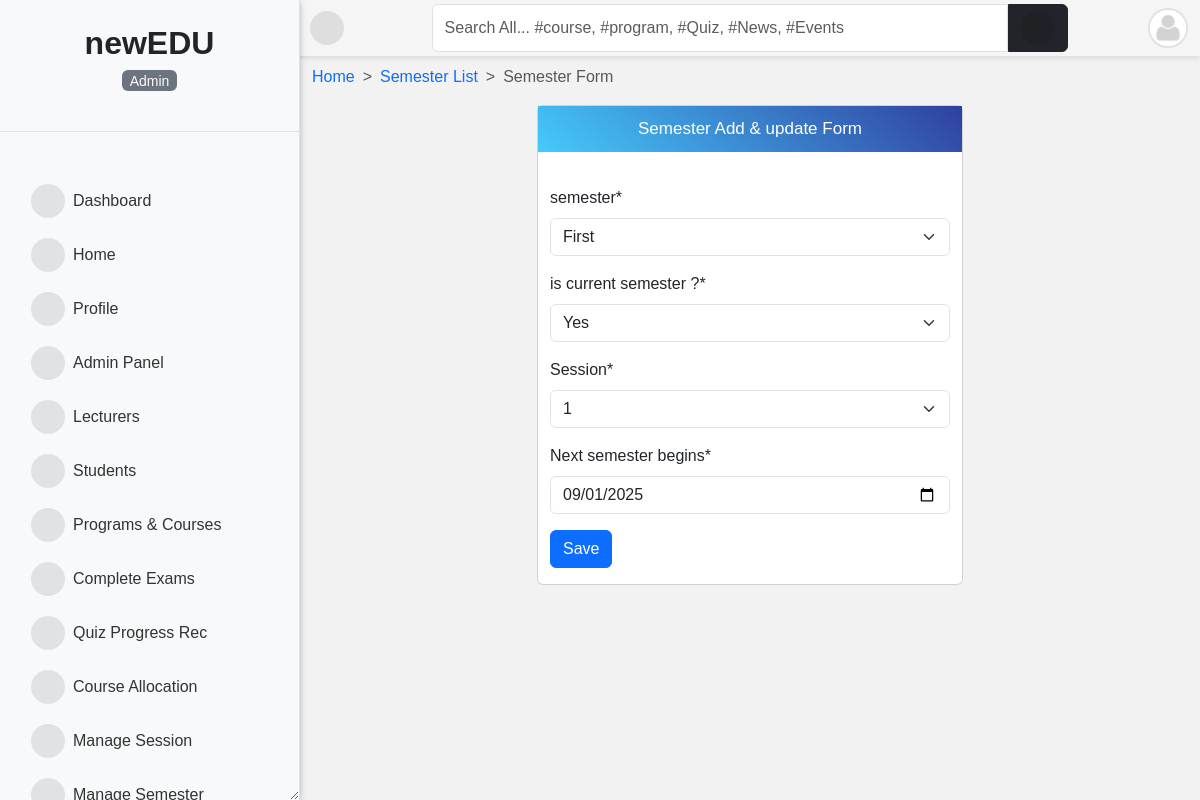
Screenshot of /uk/semester/2/edit/ (signed in) with the database file from the repository.
### accounts/models.py (models this page shows, shortened)
class User(AbstractUser):
    is_student = models.BooleanField(default=False)
    is_lecturer = models.BooleanField(default=False)
    is_parent = models.BooleanField(default=False)
    is_dep_head = models.BooleanField(default=False)
    gender = models.CharField(max_length=1, choices=GENDERS, blank=True, null=True)
    phone = models.CharField(max_length=60, blank=True, null=True)
    address = models.CharField(max_length=60, blank=True, null=True)
    picture = models.ImageField(
        upload_to="profile_pictures/%y/%m/%d/", default="default.png", null=True
    )
    email = models.EmailField(blank=True, null=True)
    username_validator = ASCIIUsernameValidator()
    objects = CustomUserManager()
    class Meta:
        ordering = ("-date_joined",)
    @property
    def get_user_role(self):
        if self.is_superuser:
            role = _("Admin")
        elif self.is_student:
            role = _("Student")
        elif self.is_lecturer:
            role = _("Lecturer")
        elif self.is_parent:
            role = _("Parent")
        return role

### core/models.py (models this page shows, shortened)
class Semester(models.Model):
    semester = models.CharField(max_length=10, choices=SEMESTER, blank=True)
    is_current_semester = models.BooleanField(default=False, blank=True, null=True)
    session = models.ForeignKey(
        Session, on_delete=models.CASCADE, blank=True, null=True
    )
    next_semester_begins = models.DateField(null=True, blank=True)

class Session(models.Model):
    session = models.CharField(max_length=200, unique=True)
    is_current_session = models.BooleanField(default=False, blank=True, null=True)
    next_session_begins = models.DateField(blank=True, null=True)
    def __str__(self):
        return f"{self.session}"

### accounts/decorators.py (the view)
    def wrapper(request, *args, **kwargs):
        if test_func(request.user):
            return function(request, *args, **kwargs) if function else None
        return redirect(redirect_to)

### core/forms.py
class SemesterForm(forms.ModelForm):
    semester = forms.CharField(
        widget=forms.Select(
            choices=SEMESTER,
            attrs={
                "class": "browser-default custom-select",
            },
        ),
        label="semester",
    )
    is_current_semester = forms.CharField(
        widget=forms.Select(
            choices=((True, "Yes"), (False, "No")),
            attrs={
                "class": "browser-default custom-select",
            },
        ),
        label="is current semester ?",
    )
    session = forms.ModelChoiceField(
        queryset=Session.objects.all(),
        widget=forms.Select(
            attrs={
                "class": "browser-default custom-select",
            }
        ),
        required=True,
    )
    next_semester_begins = forms.DateTimeField(
        widget=forms.TextInput(
            attrs={
                "type": "date",
                "class": "form-control",
            }
        ),
        required=True,
    )
    class Meta:
        model = Semester
        fields = ["semester", "is_current_semester", "session", "next_semester_begins"]

### core/views.py (called while the page is built)
@login_required
@lecturer_required
def semester_update_view(request, pk):
    semester = get_object_or_404(Semester, pk=pk)
    if request.method == "POST":
        form = SemesterForm(request.POST, instance=semester)
        if form.is_valid():
            if form.cleaned_data.get("is_current_semester"):
                unset_current_semester()
                unset_current_session()
            form.save()
            messages.success(request, "Semester updated successfully!")
            return redirect("semester_list")
    else:
        form = SemesterForm(instance=semester)
    return render(request, "core/semester_update.html", {"form": form})

### templates/core/semester_update.html (shortened to what this page needs)
{% extends 'base.html' %}
{% load i18n %}
{% load crispy_forms_tags %}
{% load static %}
{% block content %}
<nav style="--bs-breadcrumb-divider: '>';" aria-label="breadcrumb">
    <ol class="breadcrumb">
      <li class="breadcrumb-item"><a href="/">{% trans 'Home' %}</a></li>
      <li class="breadcrumb-item"><a href="{% url 'semester_list' %}">{% trans 'Semester List' %}</a></li>
      <li class="breadcrumb-item active" aria-current="page">{% trans 'Semester Form' %}</li>
    </ol>
</nav>
<div class="row">
    <div class="col-md-6 mx-auto">
        <div class="card pb-3">
            <p class="form-title">{% trans 'Semester Add & update Form' %}</p>
            <div class="container"><br>
                <form action="" method="POST">{% csrf_token %}
                    {{ form|crispy }}
                    <input class="btn btn-primary" type="submit" value="{% trans 'Save' %}">
                </form>
            </div>
        </div>
    </div>
</div>
{% endblock content %}

### templates/sidebar.html (shortened to what this page needs)
{% load static %}
{% load i18n %}
<div id="side-nav" class="d-flex flex-column bg-light vh-100 border-end">
    <div class="main-menu flex-grow-1">
        <div class="text-center py-4 border-bottom">
            <a href="/" class="text-decoration-none">
                <span class="h2 fw-bold text-dark">newEDU</span>
            <p class="mt-2 small text-muted">
                <mark class="bg-secondary text-light rounded px-2">
                    {{ request.user.get_user_role }}
                </mark>
            </p>
        </div>
        {% url 'home' as hom %} {% url 'dashboard' as dash %} {% url 'profile' as prof %}
        {% url 'lecturer_list' as lec %} {% url 'student_list' as stu %}
        {% url 'course_allocation_view' as cav %} {% url 'programs' as pro %}
        {% url 'session_list' as sess %} {% url 'semester_list' as sem %}
        {% url 'add_score' as ascore %} {% url 'grade_results' as vr %}
        {% url 'ass_results' as ar %} {% url 'course_registration' as cr %}
        {% url 'edit_profile' as ep %} {% url 'change_password' as cp %}
        {% url 'quiz_progress' as qpr %} {% url 'quiz_marking' as qce %}
        {% url 'user_course_list' as ucl %} {% url 'admin_panel' as admin_p %}
        <ul class="nav flex-column px-3 pt-3">
            {% if request.user.is_superuser %}
            <li class="nav-item">
                <a class="nav-link {% if request.path == dash %}active fw-bold{% endif %}" href="{{ dash }}">
                    <i class="fas fa-tachometer-alt me-2"></i>{% trans 'Dashboard' %}
                </a>
            </li>
            {% endif %}
            <li class="nav-item">
                <a class="nav-link {% if request.path == hom %}active fw-bold{% endif %}" href="{{ hom }}">
                    <i class="fas fa-home me-2"></i>{% trans 'Home' %}
                </a>
            </li>
            <li class="nav-item">
                <a class="nav-link {% if request.path == prof %}active fw-bold{% endif %}" href="{{ prof }}">
                    <i class="fas fa-user me-2"></i>{% trans 'Profile' %}
                </a>
            </li>
            {% if request.user.is_superuser %}
            <li class="nav-item">
                <a class="nav-link {% if request.path == admin_p %}active fw-bold{% endif %}" href="{{ admin_p }}">
                    <i class="fas fa-user-tie me-2"></i>{% trans 'Admin Panel' %}
                </a>
            </li>
            <li class="nav-item">
                <a class="nav-link {% if request.path == lec %}active fw-bold{% endif %}" href="{{ lec }}">
                    <i class="fas fa-chalkboard-teacher me-2"></i>{% trans 'Lecturers' %}
                </a>
            </li>
            <li class="nav-item">
                <a class="nav-link {% if request.path == stu %}active fw-bold{% endif %}" href="{{ stu }}">
                    <i class="fas fa-user-graduate me-2"></i>{% trans 'Students' %}
                </a>
            </li>
            {% endif %}
            {% if request.user.is_superuser or request.user.is_lecturer %}
            <li class="nav-item">
                <a class="nav-link {% if request.path == pro %}active fw-bold{% endif %}" href="{{ pro }}">
                    <i class="fas fa-book-open me-2"></i>{% trans 'Programs & Courses' %}
                </a>
            </li>
            <li class="nav-item">
                <a class="nav-link {% if request.path == qce %}active fw-bold{% endif %}" href="{{ qce }}">
                    <i class="fas fa-check-double me-2"></i>{% trans 'Complete Exams' %}
                </a>
            </li>
            {% endif %}
            {% if request.user.is_superuser %}
            <li class="nav-item">
                <a class="nav-link {% if request.path == qpr %}active fw-bold{% endif %}" href="{{ qpr }}">
                    <i class="fas fa-record-vinyl me-2"></i>{% trans 'Quiz Progress Rec' %}
                </a>
            </li>
            <li class="nav-item">
                <a class="nav-link {% if request.path == cav %}active fw-bold{% endif %}" href="{{ cav }}">
                    <i class="fas fa-tasks me-2"></i>{% trans 'Course Allocation' %}
                </a>
            </li>
            <li class="nav-item">
                <a class="nav-link {% if request.path == sess %}active fw-bold{% endif %}" href="{{ sess }}">
                    <i class="fas fa-calendar-week me-2"></i>{% trans 'Manage Session' %}
                </a>
            </li>
            <li class="nav-item">
                <a class="nav-link {% if request.path == sem %}active fw-bold{% endif %}" href="{{ sem }}">
                    <i class="fas fa-calendar-alt me-2"></i>{% trans 'Manage Semester' %}
                </a>
            </li>
            {% endif %}
        </ul>
    </div>
</div>

### templates/navbar.html (shortened to what this page needs)
{% load i18n%}
<div id="top-navbar" class="py-1">
	<div class="container">
		<div class="nav-wrapper">
			<div class="toggle-btn" onclick="toggleSidebar()">
				<i class="fas fa-bars"></i>
			</div>
			<form class="form-header" action="{% url 'query' %}" method="GET">
				<input id="primary-search" class="form-control rounded-end-0" type="text" name="q" value="{{ request.GET.q }}"
					placeholder="{% trans 'Search All... #course, #program, #Quiz, #News, #Events' %}" required />
				<button class="btn btn-dark rounded-start-0" type="submit">
					<i class="fas fa-search"></i>
				</button>
			</form>
			<div class="dropdown">
				<div class="avatar border border-2" type="button" data-bs-toggle="dropdown" aria-expanded="false">
					<img src="{{ request.user.picture.url }}">
				</div>
			</div>
		</div>
	</div>
</div>

### templates/sidebar.html (style rules this page uses)
#side-nav .nav-link { color: #333; padding: 10px 15px; border-radius: 0; transition: background-color 0.2s; }

### rows the page displays
User: user.get_user_role "Admin", user.picture (placeholder picture)
Semester: semester "First", is_current_semester "Yes", next_semester_begins "09/01/2025"
Session: session "1"
